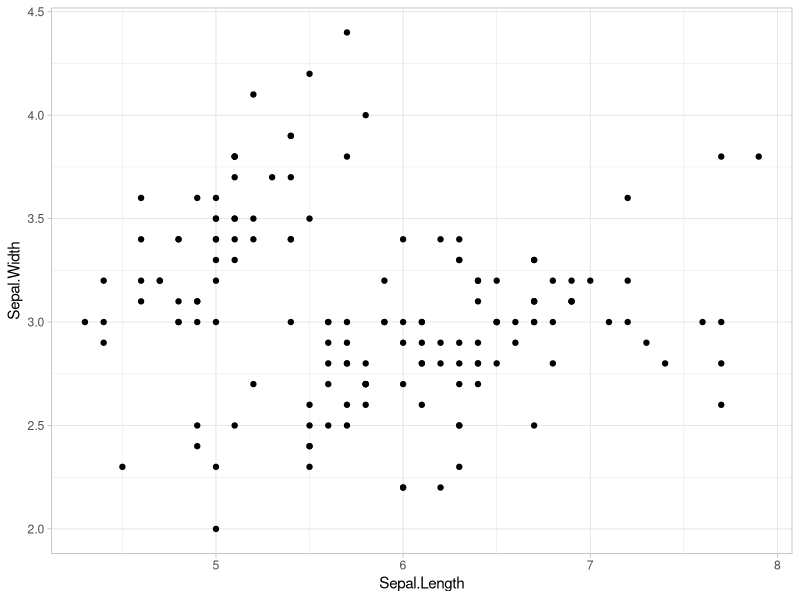
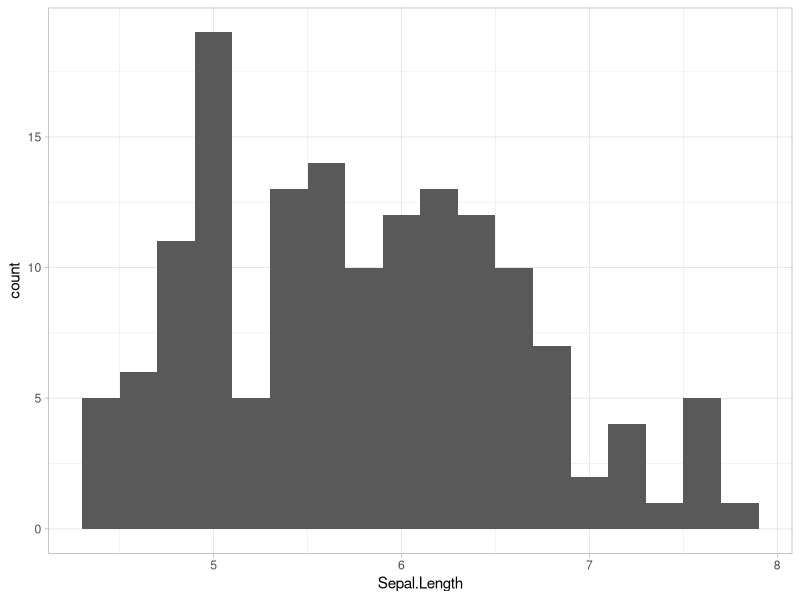
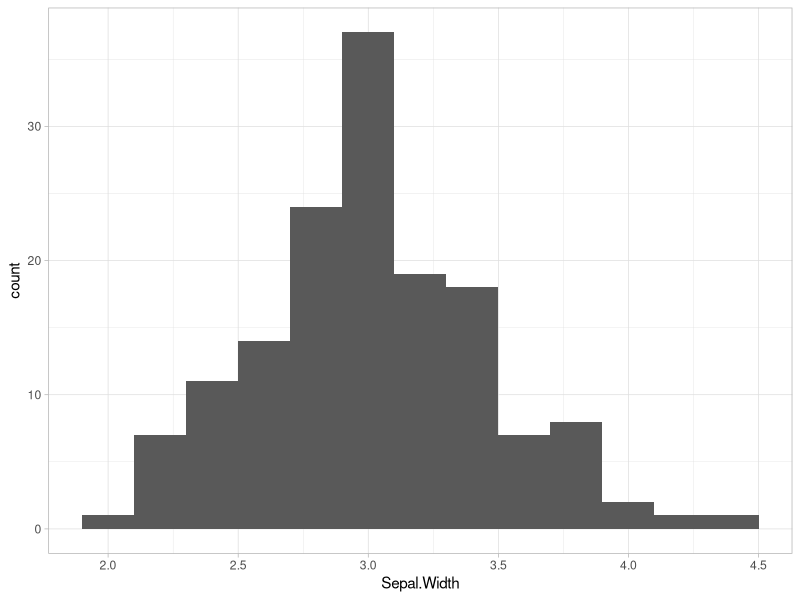

These charts were generated, in order, by the following R code:
## ---- chunk 1
#| include: false

# This code and output are hidden from the rendered document. Alternative the
# code alone can be hidden with echo: false, and the output alone with
# output: false. 

library(tidyverse)
library(knitr)
theme_set(theme_light())
## ---- chunk 2
#| lst-label: lst-example-code
#| lst-cap: This the the caption for this code listing.

a = 1
b = a + 1
## ---- chunk 3
#| label: tbl-example-table
#| tbl-cap: This is the first few rows of the `iris` dataset.
#| echo: false

iris |>
  head() |>
  kable()
## ---- chunk 4
#| label: fig-example-graph
#| fig-cap: This is an example using the `iris` dataset.

iris |>
  ggplot(aes(x = Sepal.Length, y = Sepal.Width)) +
  geom_point()
## ---- chunk 5
#| label: fig-example-histogram-length
#| fig-cap: sepal length
#| fig-width: 4
#| fig-asp: 0.75

iris |>
  ggplot(aes(x = Sepal.Length)) +
  geom_histogram(binwidth = 0.2)
## ---- chunk 6
#| label: fig-example-histogram-width
#| fig-cap: sepal width
#| fig-width: 4
#| fig-asp: 0.75

iris |>
  ggplot(aes(x = Sepal.Width)) +
  geom_histogram(binwidth = 0.2)
